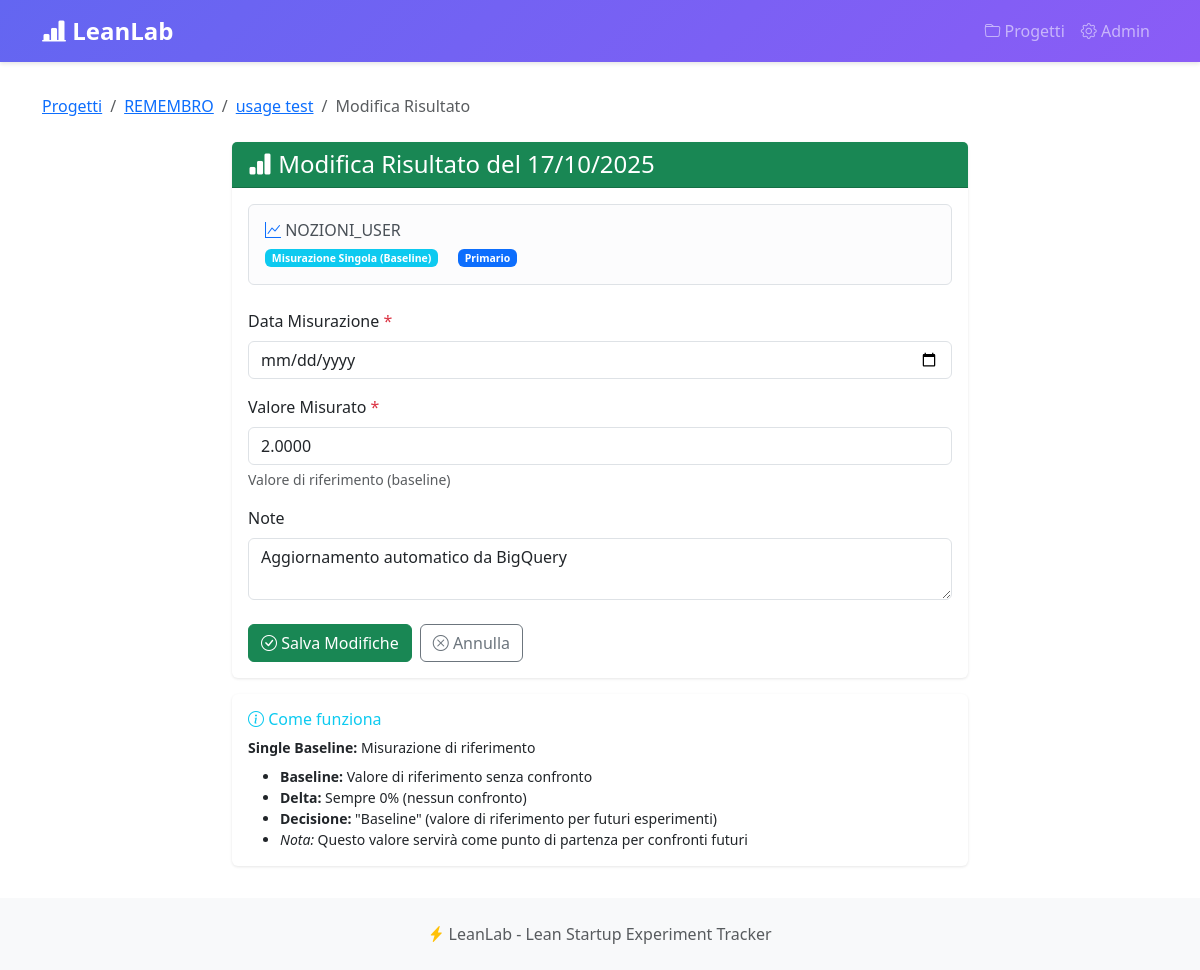
The app's page /metrics/result/467/edit/ with its own data.
### projects/models.py (models this page shows, shortened)
class Project(models.Model):
    name = models.CharField(max_length=200, verbose_name="Nome Progetto")
    description = models.TextField(blank=True, verbose_name="Descrizione")
    created_at = models.DateTimeField(auto_now_add=True)
    updated_at = models.DateTimeField(auto_now=True)
    is_active = models.BooleanField(default=True, verbose_name="Attivo")
    class Meta:
        verbose_name = "Progetto"
        verbose_name_plural = "Progetti"
        ordering = ['-created_at']

class Experiment(models.Model):
    STATUS_CHOICES = [
        ('draft', 'Bozza'),
        ('running', 'In corso'),
        ('completed', 'Completato'),
    ]
    DECISION_CHOICES = [
        ('pending', 'In attesa'),
        ('persevere', 'Persevere'),
        ('pivot', 'Pivot'),
    ]
    project = models.ForeignKey(Project, on_delete=models.CASCADE, related_name='experiments')
    title = models.CharField(max_length=200, verbose_name="Titolo Esperimento")
    hypothesis = models.TextField(verbose_name="Ipotesi da testare")
    status = models.CharField(max_length=20, choices=STATUS_CHOICES, default='draft')
    decision = models.CharField(max_length=20, choices=DECISION_CHOICES, default='pending')
    start_date = models.DateField(null=True, blank=True, verbose_name="Data Inizio")
    end_date = models.DateField(null=True, blank=True, verbose_name="Data Fine")
    notes = models.TextField(blank=True, verbose_name="Note")
    created_at = models.DateTimeField(auto_now_add=True)
    updated_at = models.DateTimeField(auto_now=True)
    class Meta:
        verbose_name = "Esperimento"
        verbose_name_plural = "Esperimenti"
        ordering = ['-created_at']

### metrics/models.py (models this page shows, shortened)
class Indicator(models.Model):
    TYPE_CHOICES = [
        ('percentage', 'Percentuale'),
        ('average', 'Media'),
        ('count', 'Conteggio'),
        ('revenue', 'Revenue'),
    ]
    ROLE_CHOICES = [
        ('primary', 'Primario'),
        ('guardrail', 'Guardrail'),
        ('secondary', 'Secondario'),
    ]
    TEST_TYPE_CHOICES = [
        ('ab_test', 'A/B Test (Control vs Variant)'),
        ('pre_post', 'Pre/Post Test (Before vs After)'),
        ('single', 'Misurazione Singola (Baseline)'),
    ]
    experiment = models.ForeignKey(Experiment, on_delete=models.CASCADE, related_name='indicators')
    name = models.CharField(max_length=200, verbose_name="Nome Indicatore")
    description = models.TextField(blank=True, verbose_name="Descrizione")
    indicator_type = models.CharField(max_length=20, choices=TYPE_CHOICES, default='percentage')
    role = models.CharField(max_length=20, choices=ROLE_CHOICES, default='primary')
    test_type = models.CharField(
        max_length=20,
        choices=TEST_TYPE_CHOICES,
        default='ab_test',
        verbose_name="Tipo di Test",
        help_text="A/B Test per varianti parallele, Pre/Post per before/after, Single per baseline"
    )
    target_uplift = models.DecimalField(
        max_digits=5,
        decimal_places=2,
        help_text="Target % miglioramento (es. 10 per +10%)",
        verbose_name="Target Uplift %"
    )
    bigquery_metric_key = models.CharField(
        max_length=100,
        blank=True,
        help_text="Chiave per recuperare dati da MockBigQueryData (es: completion_rate, retention_d7)",
        verbose_name="Metric Key BigQuery"
    )
    bigquery_query = models.TextField(
        blank=True,
        null=True,
        verbose_name="Query BigQuery SQL",
        help_text="Query SQL completa per calcolare automaticamente i valori. "
                  "Deve restituire le colonne: valore_control, valore_variant, uplift_percentuale (opzionale)"
    )
    created_at = models.DateTimeField(auto_now_add=True)
    class Meta:
        verbose_name = "Indicatore"
        verbose_name_plural = "Indicatori"
        ordering = ['experiment', '-role', 'name']

class Result(models.Model):
    indicator = models.ForeignKey(Indicator, on_delete=models.CASCADE, related_name='results')
    measured_at = models.DateField(verbose_name="Data Misurazione")
    value_control = models.DecimalField(max_digits=12, decimal_places=4, verbose_name="Valore Control")
    value_variant = models.DecimalField(max_digits=12, decimal_places=4, verbose_name="Valore Variant")
    delta_percentage = models.DecimalField(max_digits=8, decimal_places=2, null=True, blank=True, verbose_name="Delta %")
    decision_auto = models.CharField(max_length=20, blank=True, verbose_name="Decisione Auto")
    notes = models.TextField(blank=True, verbose_name="Note")
    created_at = models.DateTimeField(auto_now_add=True)
    class Meta:
        verbose_name = "Risultato"
        verbose_name_plural = "Risultati"
        ordering = ['-measured_at']

### metrics/views.py (the view)
def result_edit(request, pk):
    result = get_object_or_404(Result, pk=pk)
    indicator = result.indicator
    experiment = indicator.experiment
    project = experiment.project
    if request.method == 'POST':
        form = ResultForm(request.POST, instance=result)
        if form.is_valid():
            result = form.save(commit=False)
            if indicator.test_type == 'single':
                result.value_variant = result.value_control
            result.save()
            if indicator.test_type == 'single':
                messages.success(request, f'Baseline aggiornata! Valore: {result.value_control:.2f}')
            else:
                messages.success(request, f'Risultato aggiornato! Delta: {result.delta_percentage:.2f}%')
            return redirect('projects:experiment_detail', project_pk=project.pk, pk=experiment.pk)
    else:
        form = ResultForm(instance=result)
    context = {
        'form': form,
        'result': result,
        'indicator': indicator,
        'experiment': experiment,
        'project': project,
        'title': f'Modifica Risultato del {result.measured_at.strftime("%d/%m/%Y")}',
        'button_text': 'Salva Modifiche'
    }
    return render(request, 'result_form.html', context)

### metrics/templates/result_form.html (shortened to what this page needs)
{% extends 'base.html' %}
{% block content %}
<nav aria-label="breadcrumb" class="mb-4">
    <ol class="breadcrumb">
        <li class="breadcrumb-item"><a href="{% url 'projects:list' %}">Progetti</a></li>
        <li class="breadcrumb-item"><a href="{% url 'projects:detail' project.pk %}">{{ project.name }}</a></li>
        <li class="breadcrumb-item"><a href="{% url 'projects:experiment_detail' project.pk experiment.pk %}">{{ experiment.title }}</a></li>
        <li class="breadcrumb-item active">
            {% if result %}Modifica Risultato{% else %}Nuovo Risultato{% endif %}
        </li>
    </ol>
</nav>
<div class="row justify-content-center">
    <div class="col-lg-8">
        <div class="card">
            <div class="card-header bg-success text-white">
                <h4 class="mb-0">
                    <i class="bi bi-bar-chart-fill"></i> {{ title }}
                </h4>
            </div>
            <div class="card-body">
                <div class="alert alert-light border mb-4">
                    <div class="d-flex justify-content-between align-items-center">
                        <div>
                            <h6 class="mb-1">
                                <i class="bi bi-graph-up text-primary"></i> {{ indicator.name }}
                            </h6>
                            <small class="text-muted">
                                <span class="badge bg-info me-2">
                                    {{ indicator.get_test_type_display }}
                                </span>
                                <span class="badge
                                    {% if indicator.role == 'primary' %}bg-primary
                                    {% elif indicator.role == 'guardrail' %}bg-danger
                                    {% else %}bg-secondary{% endif %} ms-2">
                                    {{ indicator.get_role_display }}
                                </span>
                            </small>
                        </div>
                    </div>
                </div>
                <form method="post" novalidate>
                    <div class="mb-3">
                        <label for="{{ form.measured_at.id_for_label }}" class="form-label">
                            {{ form.measured_at.label }} <span class="text-danger">*</span>
                        </label>
                        {{ form.measured_at }}
                    </div>
                    {% if indicator.test_type == 'single' %}
                        <div class="mb-3">
                            <label for="{{ form.value_control.id_for_label }}" class="form-label">
                                {{ form.value_control.label }} <span class="text-danger">*</span>
                            </label>
                            {{ form.value_control }}
                            <small class="form-text text-muted d-block">
                                {{ form.value_control.help_text }}
                            </small>
                        </div>
                    {% endif %}
                    <div class="mb-4">
                        <label for="{{ form.notes.id_for_label }}" class="form-label">
                            {{ form.notes.label }}
                        </label>
                        {{ form.notes }}
                    </div>
                    <div class="d-flex gap-2">
                        <button type="submit" class="btn btn-success">
                            <i class="bi bi-check-circle"></i> {{ button_text }}
                        </button>
                        <a href="{% url 'projects:experiment_detail' project.pk experiment.pk %}"
                           class="btn btn-outline-secondary">
                            <i class="bi bi-x-circle"></i> Annulla
                        </a>
                    </div>
                </form>
            </div>
        </div>
        <div class="card mt-3 border-info">
            <div class="card-body">
                <h6 class="text-info"><i class="bi bi-info-circle"></i> Come funziona</h6>
                {% if indicator.test_type == 'ab_test' %}
                    <p class="mb-2 small"><strong>A/B Test:</strong> Confronto tra due gruppi paralleli</p>
                    <ul class="mb-0 small">
                        <li><strong>Control:</strong> Gruppo di controllo (versione attuale)</li>
                        <li><strong>Variant:</strong> Gruppo test (nuova versione)</li>
                        <li><strong>Delta %:</strong> (Variant - Control) / Control × 100</li>
                        <li><strong>Decisione:</strong> Persevere se delta ≥ target ({{ indicator.target_uplift }}%), altrimenti Pivot</li>
                        {% if indicator.role == 'guardrail' %}
                        <li><strong>Guardrail:</strong> Deve rimanere stabile (delta > -5%)</li>
                        {% endif %}
                    </ul>
                {% elif indicator.test_type == 'single' %}
                    <p class="mb-2 small"><strong>Single Baseline:</strong> Misurazione di riferimento</p>
                    <ul class="mb-0 small">
                        <li><strong>Baseline:</strong> Valore di riferimento senza confronto</li>
                        <li><strong>Delta:</strong> Sempre 0% (nessun confronto)</li>
                        <li><strong>Decisione:</strong> "Baseline" (valore di riferimento per futuri esperimenti)</li>
                        <li><em>Nota:</em> Questo valore servirà come punto di partenza per confronti futuri</li>
                    </ul>
                {% endif %}
            </div>
        </div>
    </div>
</div>
{% endblock %}

### templates/base.html (style rules this page uses)
:root { --primary-color: #6366f1; --success-color: #10b981; --danger-color: #ef4444; --warning-color: #f59e0b; }
body { min-height: 100vh; display: flex; flex-direction: column; }
.card { border: none; box-shadow: 0 1px 3px rgba(0,0,0,0.1); transition: transform 0.2s, box-shadow 0.2s; }

### records on screen
Project: name "REMEMBRO"
Experiment: title "usage test"
Indicator: name "NOZIONI_USER", test_type "Misurazione Singola (Baseline)", role "Primario"
Result: value_control "2.0000", notes "Aggiornamento automatico da BigQuery"

### other values on screen
{{ title }} "Modifica Risultato del 17/10/2025"
{{ button_text }} "Salva Modifiche"
